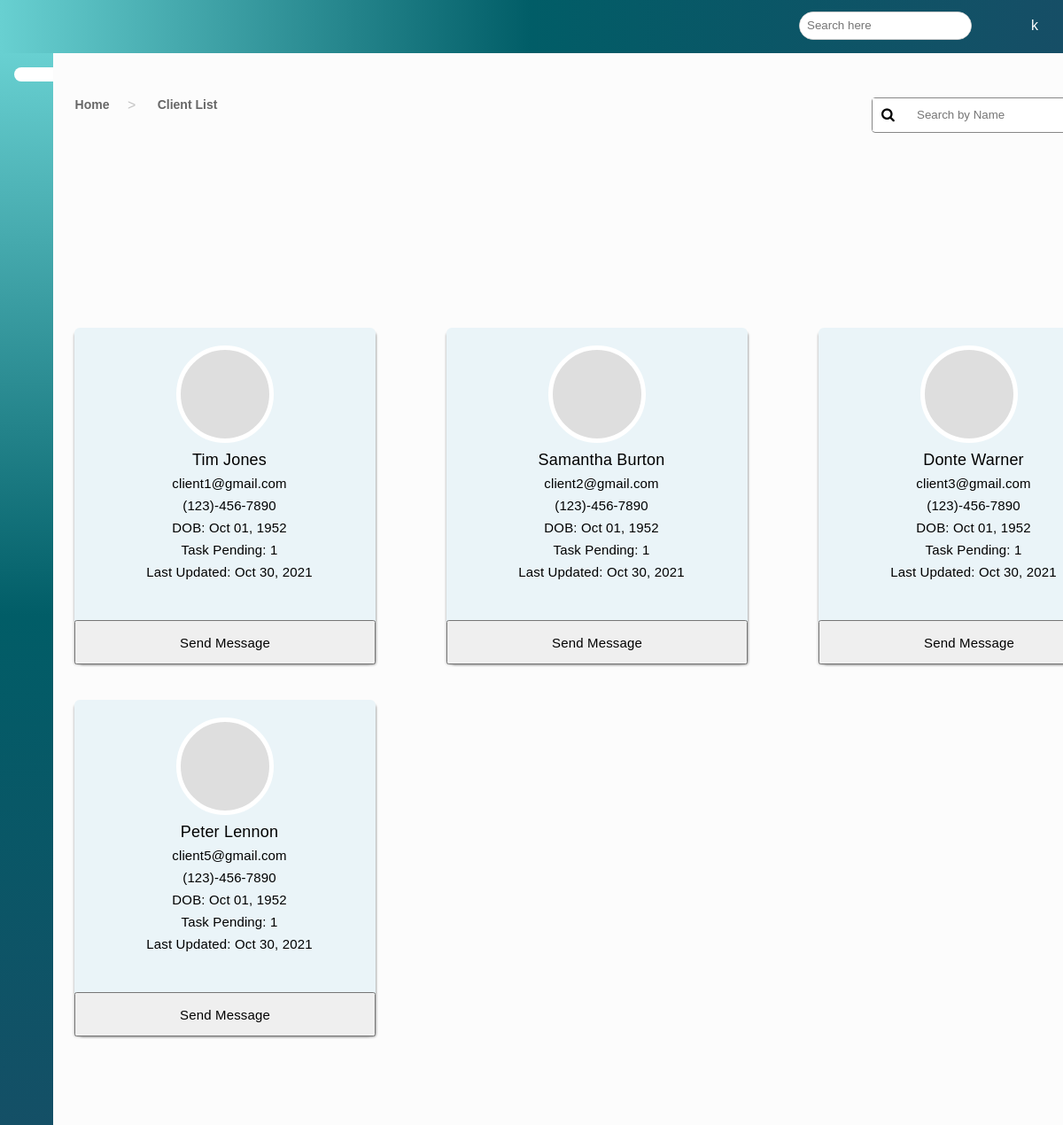
Page /clientlist/ (signed in) on the earlier database version.
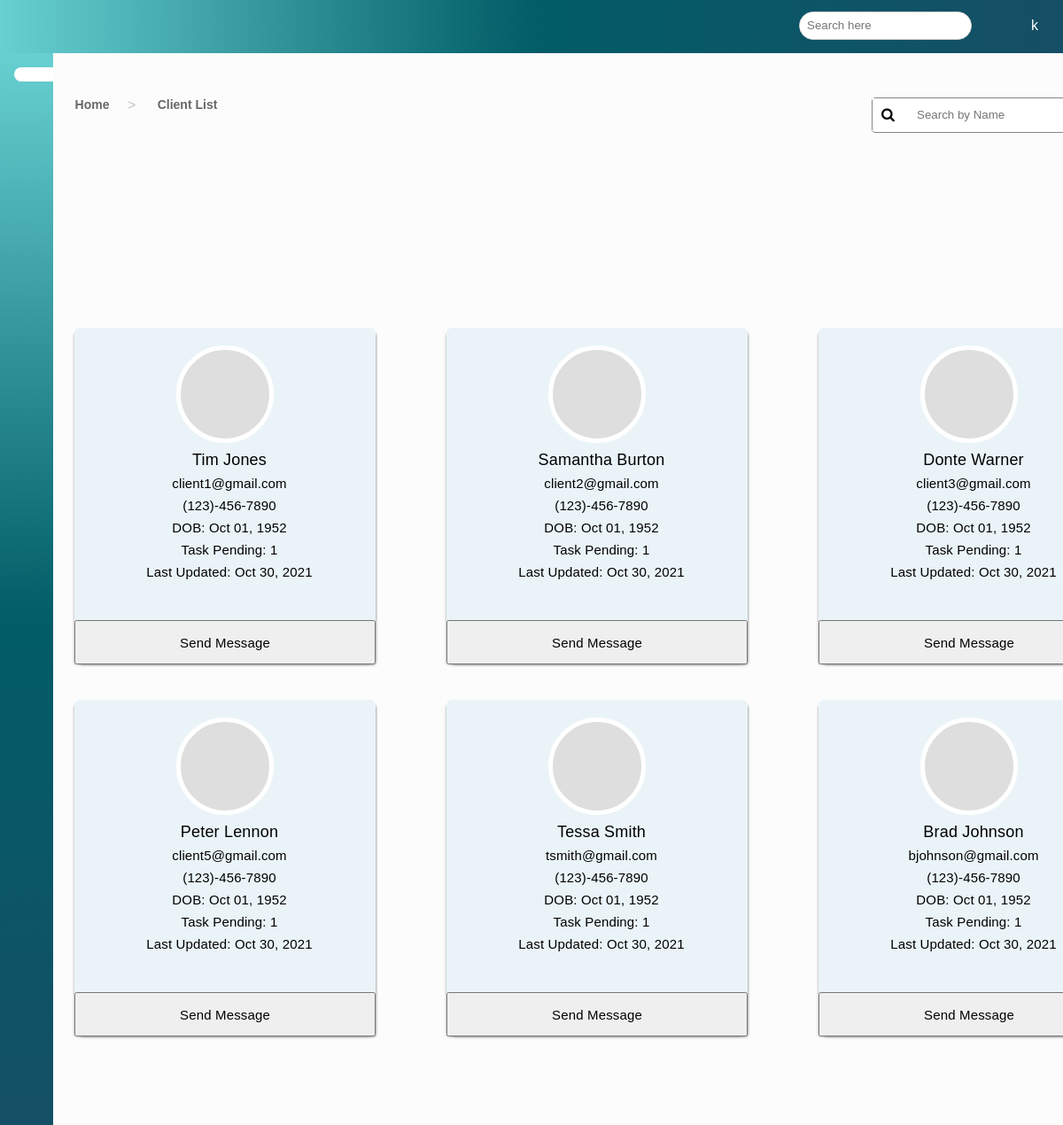
Same page on the later database version.
### app/models.py (models this page shows, shortened)
class Account(AbstractBaseUser, PermissionsMixin):
    username = models.CharField(max_length=30, unique=True)
    email = models.EmailField(verbose_name="email", max_length=60, unique=True)
    avatar = models.ImageField(null=True, blank=True, upload_to='profile_pics')
    bgColor = models.CharField(max_length=10, null=True, blank=True)
    first_name = models.CharField(max_length=30, blank=False, null=False)
    middle_name = models.CharField(max_length=30, blank=True, null=True)
    last_name = models.CharField(max_length=30, blank=False, null=False)
    date_joined = models.DateTimeField(
        verbose_name='date joined', auto_now_add=True)
    last_login = models.DateTimeField(verbose_name='last login', auto_now=True)
    is_admin = models.BooleanField(default=False)
    is_active = models.BooleanField(default=True)
    is_staff = models.BooleanField(default=False)
    is_superuser = models.BooleanField(default=False)
    is_client = models.BooleanField(default=True)
    is_online = models.BooleanField(default=False)
    is_caseworker = models.BooleanField(default=False)
    has_caseworker = models.BooleanField(default=False)
    USERNAME_FIELD = 'username'
    REQUIRED_FIELDS = ['email', 'password', ]
    objects = MyAccountManager()

### app/decorators.py (the view)
        def wrapper_func(request, *args, **kwargs):
            if request.user.groups.filter(name__in=allowed_roles).exists():
                return view_func(request, *args, **kwargs)
            else:
                return HttpResponseRedirect('/')
            return view_func(request, *args, **kwargs)

### app/forms.py
class User_Creation_Form(UserCreationForm):
    username = forms.CharField(widget=forms.TextInput(
        attrs={'placeholder': ''}), required=True)
    email = forms.CharField(widget=forms.TextInput(
        attrs={'placeholder': ''}), required=True)
    avatar = forms.ImageField(widget=forms.FileInput, required=False)
    password1 = forms.CharField(widget=forms.PasswordInput(
        attrs={'placeholder': ''}), required=True)
    password2 = forms.CharField(widget=forms.PasswordInput(
        attrs={'placeholder': ''}), required=True)
    first_name = forms.CharField(widget=forms.TextInput(
        attrs={'placeholder': ''}), required=True)
    middle_name = forms.CharField(widget=forms.TextInput(
        attrs={'placeholder': ''}), required=False)
    last_name = forms.CharField(widget=forms.TextInput(
        attrs={'placeholder': ''}), required=True)
    class Meta:
        model = Account
        fields = ("username", "email", "password1", "avatar", "first_name", "middle_name", "last_name",)

class User_Bg(ModelForm):
    firstname = forms.CharField(label='First Name', required=False)
    lastname = forms.CharField(label='Last Name', required=False)
    middle_initial = forms.CharField(label='Middle Initial', required=False)
    phone_number = forms.CharField(label='Phone Number',)
    birthday = forms.DateField(label ='Birthdate (m/d/y)', widget=forms.DateInput(format='%m/%d/%Y'), input_formats=['%m/%d/%Y'])
    insurance_provider = forms.CharField(label='Insurance Provider', required=False)
    insurance_member_id = forms.CharField(label='Insurance Member ID', required=False)
    class Meta:
        model = BgInfo
        fields = '__all__'
        exclude = ('user',)

### app/context_processors.py (called while the page is built)
def site_user(request):
    background = BgInfo.objects.all()
    userlist = []
    for backs in background:
        userlist.append(backs.user_id)
    return {'background': background, 'userlist': userlist,}

### app/templatetags/project_templates.py (called while the page is built)
@register.filter(name='has_group')
def has_group(user, group_name):
    group = Group.objects.get(name=group_name)
    print(group)
    return True if group in user.groups.all() else False

### app/templates/app/clientlist.html (shortened to what this page needs)
﻿{% extends 'app/format.html' %}
{% block header4 %}
    <a href="{% url 'clientlist' %}" class="active">
    </a>
{% endblock %}
{% block content %}
{% load static %}
<link rel="stylesheet" href="{% static 'app/content/clientlist.css' %}" />
<link rel="stylesheet" href="{% static 'app/content/myModal.css' %}" />
{% load project_templates %}
<div class="clist-path-home show-title">Home</div><div class="clist-path-union show-title"> > </div><div class="clist-path-clist show-title" value="1">Client List</div>
<div class="clist-search-container">
    <input type="text" placeholder="Search by Name" class="clist-searchbar" id="clist-searchbar" onkeyup="filterClientFunction()">
    <i class="fa fa-search" aria-hidden="true" id="clist-searchbar-icon"></i>
</div>
<div class="clist-grid-layout visible">
    {% for client in myclients.clients.all %}
    <div class="clist-client-grid">
        <div class="clist-client-icon-grid" value="{{ client.id }}" onclick="location.href='{% url 'clientsprofile' client.id %}'"></div>
        <div class="clist-client-name-grid">{{ client.first_name }} {{ client.last_name }}</div>
        <div class="clist-client-email-grid">{{ client.email }}</div>
        <div class="clist-client-phone-grid">(123)-456-7890</div>
        <div class="clist-client-dob-grid">DOB: Oct 01, 1952</div>
        <div class="clist-taskdue-grid">Task Pending: 1</div>
        <div class="clist-lastupdated-grid">Last Updated: Oct 30, 2021</div>
        <button class="clist-msg-grid" type="button">Send Message</button>
    </div>
    {% endfor %}
</div>
{% endblock %}

### app/templates/app/format.html (shortened to what this page needs)
﻿<!DOCTYPE html>
{% load static %}
{% load project_templates %}
<html lang="en" xmlns="http://www.w3.org/1999/xhtml">
<head>
    <link rel="stylesheet" href="https://maxst.icons8.com/vue-static/landings/line-awesome/line-awesome/1.3.0/css/line-awesome.min.css">
    <link href="https://cdnjs.cloudflare.com/ajax/libs/font-awesome/4.7.0/css/font-awesome.css" type="text/css" rel="stylesheet">
    <link rel="stylesheet" href="{% static 'app/content/format.css' %}" />
</head>
<body>
<div class="sidebar">
  <div class="sidebar-menu">
      <ul>
          <li>
              {% block header4 %}
              {% endblock %}
          </li>
      </ul>
  </div>
</div>
<header class="dash-header">
<div id="leftside">
  <div class="search-wrapper">
      <input type="search" placeholder="Search here" />
  </div>
    <div class="dropdown">
      <div class="user-wrapper">
        <div class="user-wrapper">
          <a href="{% url 'profile' %}"><div class="profile-pic-wrapper" data-username="{{user.username}}" data-bgcolor="{{user.bgColor}}">
          </div></a>
      </div>
  </div>
</div>
</div>
</header>
    <div class="container">
        {% block content %}{% endblock %}
    </div>
</body>
</html>

### app/static/app/content/format.css (style rules this page uses)
* { margin: 0; padding: 0; box-sizing: border-box; list-style-type: none; text-decoration: none; font-family: effra, Helvetica; }
.sidebar { width: 60px; left: 0; top: 60px; height: 100%; background-image: linear-gradient(to bottom, #68D0D1, #015D67, #164E66); position: fixed; z-index: 10; }
.sidebar-menu li { width: 100%; padding-left: 1rem; margin-bottom: 1rem; }
.sidebar-menu a { display: block; color: #fff; font-size: 1.1rem; }
.sidebar-menu a.active { background: #FFF; right: 10px; padding-top: .5rem; padding-bottom: .5rem; border-radius: 30px 0px 0px 30px; color: #68D0D1; }
.dash-header { display: flex; padding: .8rem 1rem; background-image: linear-gradient(to right, #68D0D1, #015D67, #164E66); height: 60px; width: 100%; top: 0; z-index: 10; position: fixed; right: 0; }
.search-wrapper { position: relative; border: 1px solid #ccc; border-radius: 30px; height: 32px; display: flex; align-items: center; overflow-x: hidden; background-color: #fff; right: 25px; }
.search-wrapper input { height: 100%; padding: .5rem; border: none; outline: none; }
.user-wrapper { position: relative; display: flex; align-items: center; padding-left: 5px; right: 10px; margin-left: 20px; }
#leftside { display: flex; justify-content: flex-end; margin-left: 78%; }
.dropdown { display: inline-block; cursor: pointer; }
.container { position: absolute; left: 7%; top: 100px; overflow: visible; }
html, body { height: 110%; background: #FCFCFC; font-family: Effra, Helvetica; }
.profile-pic { max-width: 32px; max-height: 32px; width: 32px; height: 32px; white-space: normal; margin-right: 15px; border-radius: 50%; font-size: 16px; color: #fff; text-align: center; line-height: 150px; cursor: context-menu; overflow: hidden; justify-content: center; display: flex; align-items: center; }

Differences in the rows shown:
added Account: {{ client.id }} 30 (drawn), first_name "Tessa", last_name "Smith", email "tsmith@gmail.com"
added Account: {{ client.id }} 31 (drawn), first_name "Brad", last_name "Johnson", email "bjohnson@gmail.com"
